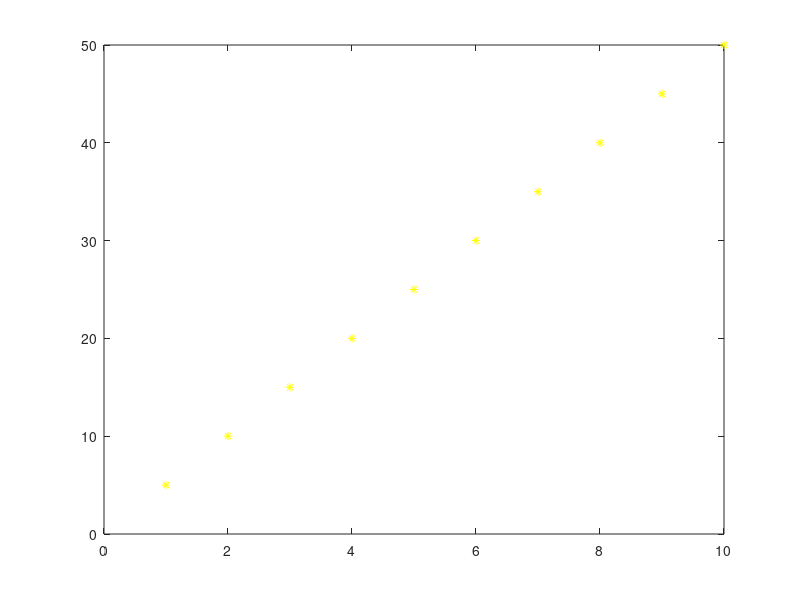

The MATLAB script that drew this image:
%name, date
%using a menu

%create x and y
x=[1:10];
y=linspace(5,50,10);

%create menu
datacolor=menu('What color?','yellow','magenta','red');

switch datacolor
    case 1
        plot(x,y,'y*')
    case 2
        plot(x,y,'m*')
    case 3 
        plot (x,y,'r*')
end

